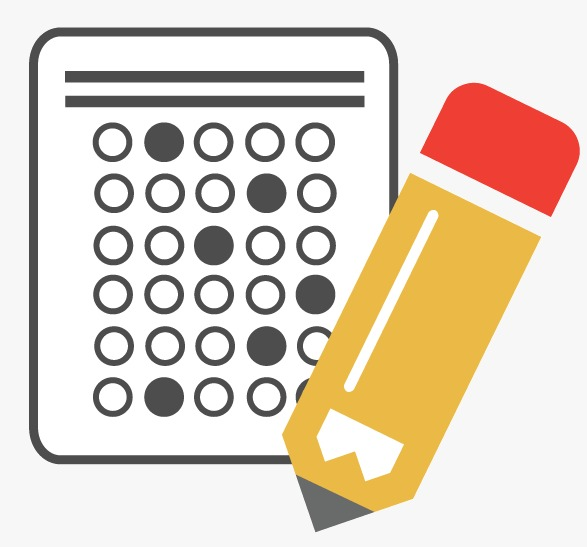
#> input picture 1.jpeg, 587 x 547 px
$ python -i project.py   (imports and definitions only)   (older library calls are emulated)
#> lines starting #> are read from the running program, lines starting #| are printed output that depends on the picture; after the words box and inside, x2 and y2 are one past the last pixel; in counts of white or black regions, pixels touching at a corner belong together
import cv2
import os
import sys
import json
from imutils.perspective import four_point_transform
from imutils import contours
import numpy as np
import imutils


class Paper:
    # [8 lines left out: function __init__, not called in this run]

    def add_section(self, s):
        self.sections.append(s)

    # [9 lines of commented-out code are left out]


class Section:
    # [10 lines left out: function __init__, not called in this run]

    def add_part(self, part):
        self.parts.append(part)

    # [9 lines of commented-out code are left out]


class Part:
    # [5 lines left out: function __init__, not called in this run]

    def add_bubble(self, b, partname):
        self.bubbles_list.append([b, partname])

    # [9 lines of commented-out code are left out]


class Bubble:
    # [17 lines left out: functions __init__, isBubbleSelected, not called in this run]

    def print(self):
        return self.partname, self.name

    # [16 lines of commented-out code are left out]


class Adjust:
    def detect_corners(self, imgGray):
        imgThresh = cv2.threshold(imgGray, 150, 255, cv2.THRESH_BINARY_INV + cv2.THRESH_OTSU)[1]
        img_cnts = cv2.findContours(imgThresh, cv2.RETR_EXTERNAL, cv2.CHAIN_APPROX_NONE)
        img_cnts = img_cnts[0] if imutils.is_cv2() else img_cnts[1]
        corner = []
        coorcorner = []
        for c in img_cnts:
            x, y, w, h = cv2.boundingRect(c)
            ar = h / float(w)
            if w >= 9 and w <= 12 and h >= 9 and h <= 12 and ar >= 0.9 and ar <= 1.1:
                if y <= 150:
                    corner.append(c)
                    coorcorner.append([x, y + h])
        coorcorner.sort(reverse=0)
        print(coorcorner)
        shiftx = coorcorner[0][0]
        shifty = coorcorner[0][1]
        return shiftx, shifty


class Answer:
    def __init__(self, img, description):
        self.img = img
        self.description = description

    # [75 lines left out: functions get_answers, evaluate, not called in this run]


# [12 lines of commented-out code are left out]

>>> import cv2
>>> picture = cv2.imread('1.jpeg', cv2.IMREAD_GRAYSCALE)
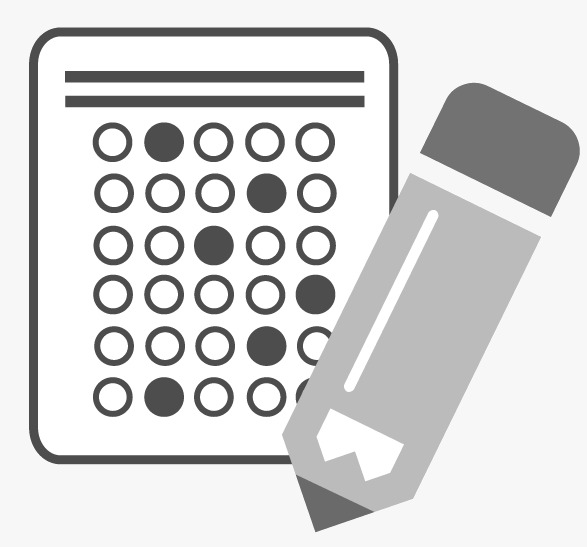
#> picture: shape (547, 587); min 65, max 255, mean 215
>>> result = Adjust().detect_corners(picture)
#> in detect_corners, `imgThresh = cv2.threshold(imgGray, 150, 255, cv2.THRESH_BINARY_INV + c..`:
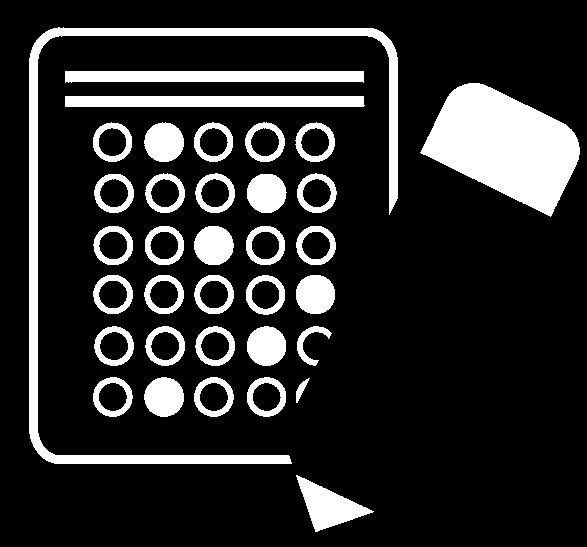
#> imgThresh: shape (547, 587); 16.7% white; 35 white regions
#> in detect_corners, `img_cnts = cv2.findContours(imgThresh, cv2.RETR_EXTERNAL, cv2.CHAIN_AP..`: img_cnts = 35 contours; largest, box (x1, y1, x2, y2) and area: (420, 83, 580, 217) 12452, (29, 27, 398, 464) 9161, (65, 71, 364, 83) 2983, (65, 96, 365, 107) 2981, (296, 475, 374, 532) 1828
#> the loop in detect_corners, `for c in img_cnts:` made 35 passes
#> (x, y, w, h, ar) on passes 1 to 12: (296, 475, 78, 57, 0.731), (296, 378, 14, 25, 1.79), (247, 377, 39, 40, 1.03), (194, 377, 40, 40, 1), (144, 377, 40, 40, 1), (93, 377, 40, 40, 1), (297, 326, 35, 40, 1.14), (247, 326, 39, 40, 1.03), (195, 326, 40, 40, 1), (145, 326, 40, 40, 1), (94, 326, 40, 40, 1), (296, 275, 39, 39, 1)
#> after the loop in detect_corners, `for c in img_cnts:`: coorcorner = []
#> (the run stopped early here; a loop or call above may not have finished)
